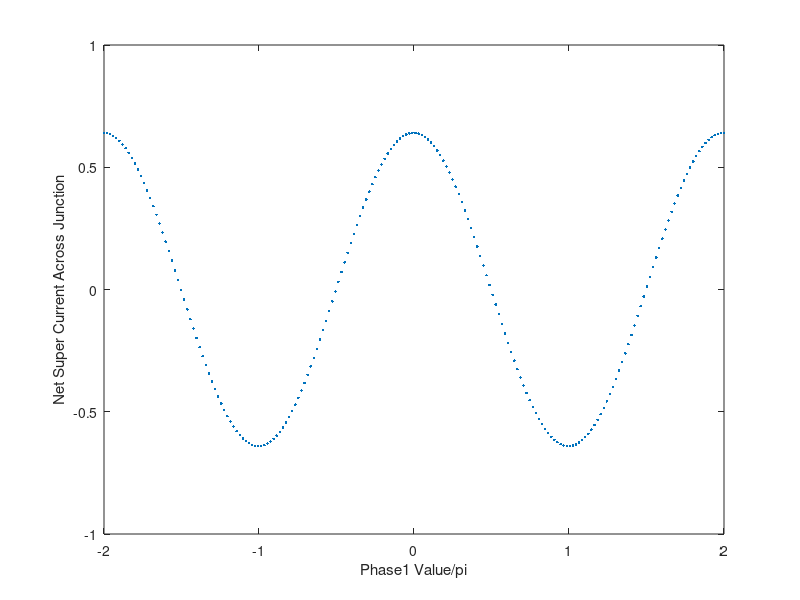

Write the MATLAB code that produced this figure.
%Explanation of base program

%The program splits a single junciton up into xmax discrete sections.  Each
%section has a supercurrent density, and a phase difference that is
%contributed to by the field (PhaseF), and an arbitrary phase set at x=1
%called Phase1. V000 is just the phase loop to demonstrate that the amount
%of SCurrentNet that can be carried by the junction depends on that Phase1
%value.  By changing the fluxinJunc parameter you can see how the pattern
%is shifted.  Later programs (v001 and beyond) all take the maximum
%SCurrentNet value and record that as the critical current of the junction
%at that field value.  

%This is the exact measurment of the critical current vs field that we 
%do in the lab.  

%% Clearing memory and input screen.
clear;
clc;
close all;
%% Defining the Parameters of the Simulaiton

    %Dividing the junction up into discrete sections
    xmax=101;
    x(:,1)=(1:xmax);

    %Defining Super Current parameters
    SCurrentMag =1;
    SCurrentNoiseMag =.1;

    %Flux Encolsed in the Junction
    FluxinJunc=.5;
    
%Setting up Loop steps and ranges

    %Phase Loop parameters
    p=1;
    pmax=202;
    Phase1Min=-2*pi;
    Phase1Max=2.0*pi;

%Calculating Parameters from Initial Conditions

    SCurrentDensity=(SCurrentMag*ones(xmax,1)/xmax+SCurrentNoiseMag/xmax*(2*rand(xmax,1)-1));

%Pre Allocating memory to the arrays to decrease runtime
    Phase1=zeros(1,pmax);

    SCurrent=zeros(xmax,pmax);
    SCurrentNet=zeros(1,pmax);


%% Loops for running the simulation Meat of the Simulation


%Field Contribution to the Phase 
    PhaseF=2*pi*FluxinJunc*x./xmax;
    
    
%Phase1 Loop of externally set phase at edge of JJ 
    %Define the loop step size, then run the for loop
    Phase1SS=(Phase1Max-Phase1Min)/(pmax-1);
    for p=1:pmax
        Phase1(p)=Phase1Min+(p-1)*Phase1SS;
        
        PhaseDrop=Phase1(p)+PhaseF;
        
        SCurrent=SCurrentDensity.*sin(PhaseDrop);
        SCurrentNet(p)=sum(SCurrent);
    end
    
    
    
%Plot the SCurrentNet vs the Phase1 value for the Junction    
figure
plot(Phase1/pi,SCurrentNet,'.')
xlabel ('Phase1 Value/pi');ylabel('Net Super Current Across Junction');






    




